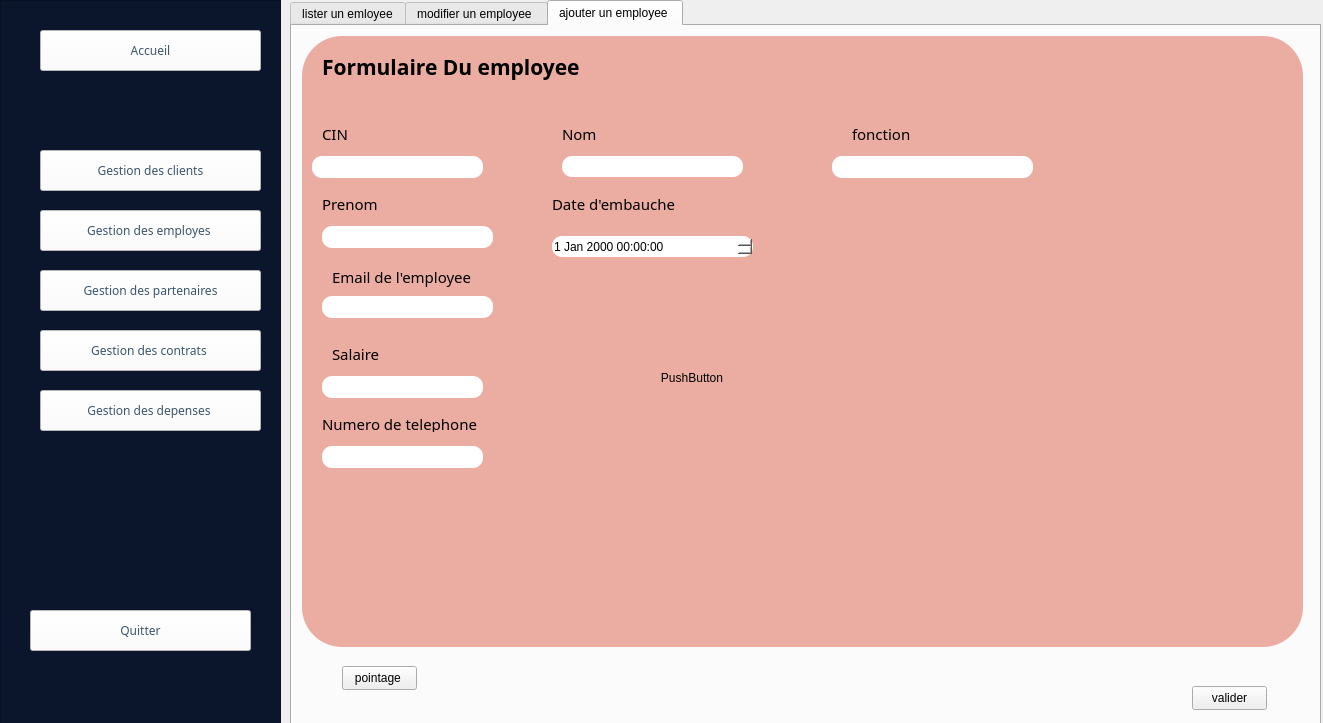
<?xml version="1.0" encoding="UTF-8"?>
<ui version="4.0">
 <class>nour</class>
 <widget class="QDialog" name="nour">
  <property name="geometry">
   <rect>
    <x>0</x>
    <y>0</y>
    <width>1323</width>
    <height>723</height>
   </rect>
  </property>
  <property name="windowTitle">
   <string>Dialog</string>
  </property>
  <widget class="QTabWidget" name="tabWidget">
   <property name="geometry">
    <rect>
     <x>290</x>
     <y>0</y>
     <width>1031</width>
     <height>751</height>
    </rect>
   </property>
   <property name="currentIndex">
    <number>2</number>
   </property>
   <widget class="QWidget" name="tab">
    <attribute name="title">
     <string>lister un emloyee</string>
    </attribute>
    <widget class="QWidget" name="widget_4" native="true">
     <property name="geometry">
      <rect>
       <x>10</x>
       <y>10</y>
       <width>1011</width>
       <height>661</height>
      </rect>
     </property>
     <property name="styleSheet">
      <string notr="true">background-color: rgb(235, 172, 162);
</string>
     </property>
     <widget class="QPushButton" name="pushButton_19">
      <property name="geometry">
       <rect>
        <x>30</x>
        <y>20</y>
        <width>171</width>
        <height>41</height>
       </rect>
      </property>
      <property name="font">
       <font>
        <family>Showcard Gothic</family>
        <pointsize>10</pointsize>
       </font>
      </property>
      <property name="styleSheet">
       <string notr="true">color: rgb(59, 85, 109);
background-color: rgb(255, 255, 255);</string>
      </property>
      <property name="text">
       <string>Supprimer </string>
      </property>
     </widget>
     <widget class="QPushButton" name="pushButton_21">
      <property name="geometry">
       <rect>
        <x>220</x>
        <y>20</y>
        <width>171</width>
        <height>41</height>
       </rect>
      </property>
      <property name="font">
       <font>
        <family>Showcard Gothic</family>
        <pointsize>10</pointsize>
       </font>
      </property>
      <property name="styleSheet">
       <string notr="true">color: rgb(59, 85, 109);
background-color: rgb(255, 255, 255);</string>
      </property>
      <property name="text">
       <string>Pdf</string>
      </property>
     </widget>
     <widget class="QPushButton" name="pushButton_22">
      <property name="geometry">
       <rect>
        <x>40</x>
        <y>490</y>
        <width>171</width>
        <height>41</height>
       </rect>
      </property>
      <property name="font">
       <font>
        <family>Showcard Gothic</family>
        <pointsize>10</pointsize>
       </font>
      </property>
      <property name="styleSheet">
       <string notr="true">color: rgb(59, 85, 109);
background-color: rgb(255, 255, 255);</string>
      </property>
      <property name="text">
       <string>Update </string>
      </property>
     </widget>
     <widget class="QTableView" name="tableView">
      <property name="geometry">
       <rect>
        <x>30</x>
        <y>130</y>
        <width>971</width>
        <height>341</height>
       </rect>
      </property>
      <property name="font">
       <font>
        <family>Trebuchet MS</family>
        <pointsize>9</pointsize>
        <italic>true</italic>
        <bold>false</bold>
       </font>
      </property>
      <property name="styleSheet">
       <string notr="true">

font: italic 9pt &quot;Trebuchet MS&quot;;</string>
      </property>
     </widget>
     <widget class="QPushButton" name="pushButton_23">
      <property name="geometry">
       <rect>
        <x>410</x>
        <y>20</y>
        <width>171</width>
        <height>41</height>
       </rect>
      </property>
      <property name="font">
       <font>
        <family>Showcard Gothic</family>
        <pointsize>10</pointsize>
       </font>
      </property>
      <property name="styleSheet">
       <string notr="true">color: rgb(59, 85, 109);
background-color: rgb(255, 255, 255);</string>
      </property>
      <property name="text">
       <string>Tri</string>
      </property>
     </widget>
     <widget class="QLineEdit" name="lineEdit_2">
      <property name="geometry">
       <rect>
        <x>30</x>
        <y>80</y>
        <width>251</width>
        <height>31</height>
       </rect>
      </property>
      <property name="styleSheet">
       <string notr="true">background-color: rgb(255, 255, 255);
border-radius: 10px;</string>
      </property>
      <property name="placeholderText">
       <string>  Recheche</string>
      </property>
     </widget>
     <widget class="QPushButton" name="pushButton_25">
      <property name="geometry">
       <rect>
        <x>240</x>
        <y>80</y>
        <width>31</width>
        <height>31</height>
       </rect>
      </property>
      <property name="styleSheet">
       <string notr="true">background-color: rgb(255, 255, 255);</string>
      </property>
      <property name="text">
       <string/>
      </property>
      <property name="icon">
       <iconset>
        <normaloff>../../../Pictures/research.png</normaloff>../../../Pictures/research.png</iconset>
      </property>
     </widget>
    </widget>
   </widget>
   <widget class="QWidget" name="widget">
    <attribute name="title">
     <string>modifier un employee </string>
    </attribute>
    <widget class="QWidget" name="widget_3" native="true">
     <property name="geometry">
      <rect>
       <x>20</x>
       <y>20</y>
       <width>861</width>
       <height>621</height>
      </rect>
     </property>
     <property name="styleSheet">
      <string notr="true">/*background-color: rgb(235, 172, 162);*/
/*background-color: rgb(190, 211, 195);*/
/*background-color: rgb(95, 194, 186);*/
background-color: rgb(235, 172, 162);
border-radius: 40px;</string>
     </property>
     <widget class="QLineEdit" name="cin_2">
      <property name="geometry">
       <rect>
        <x>10</x>
        <y>120</y>
        <width>171</width>
        <height>22</height>
       </rect>
      </property>
      <property name="font">
       <font>
        <family>Segoe Print</family>
        <bold>false</bold>
       </font>
      </property>
      <property name="styleSheet">
       <string notr="true">background-color: rgb(255, 255, 255);
border-radius: 10px;
</string>
      </property>
     </widget>
     <widget class="QLabel" name="label_8">
      <property name="geometry">
       <rect>
        <x>20</x>
        <y>90</y>
        <width>131</width>
        <height>16</height>
       </rect>
      </property>
      <property name="font">
       <font>
        <family>Segoe Print</family>
        <pointsize>11</pointsize>
        <bold>false</bold>
       </font>
      </property>
      <property name="text">
       <string>CIN</string>
      </property>
     </widget>
     <widget class="QLineEdit" name="prenom_2">
      <property name="geometry">
       <rect>
        <x>20</x>
        <y>190</y>
        <width>171</width>
        <height>22</height>
       </rect>
      </property>
      <property name="font">
       <font>
        <family>Segoe Print</family>
       </font>
      </property>
      <property name="styleSheet">
       <string notr="true">background-color: rgb(255, 255, 255);
border-radius: 10px;</string>
      </property>
     </widget>
     <widget class="QLineEdit" name="email_2">
      <property name="geometry">
       <rect>
        <x>20</x>
        <y>260</y>
        <width>171</width>
        <height>22</height>
       </rect>
      </property>
      <property name="font">
       <font>
        <family>Segoe Print</family>
       </font>
      </property>
      <property name="styleSheet">
       <string notr="true">background-color: rgb(255, 255, 255);
border-radius: 10px;</string>
      </property>
     </widget>
     <widget class="QLineEdit" name="nom_2">
      <property name="geometry">
       <rect>
        <x>260</x>
        <y>120</y>
        <width>181</width>
        <height>21</height>
       </rect>
      </property>
      <property name="font">
       <font>
        <family>Segoe Print</family>
       </font>
      </property>
      <property name="styleSheet">
       <string notr="true">background-color: rgb(255, 255, 255);
border-radius: 10px;</string>
      </property>
     </widget>
     <widget class="QLineEdit" name="salaire_2">
      <property name="geometry">
       <rect>
        <x>20</x>
        <y>340</y>
        <width>161</width>
        <height>22</height>
       </rect>
      </property>
      <property name="font">
       <font>
        <family>Segoe Print</family>
       </font>
      </property>
      <property name="styleSheet">
       <string notr="true">background-color: rgb(255, 255, 255);
border-radius: 10px;
</string>
      </property>
     </widget>
     <widget class="QLineEdit" name="fonction_2">
      <property name="geometry">
       <rect>
        <x>530</x>
        <y>120</y>
        <width>201</width>
        <height>22</height>
       </rect>
      </property>
      <property name="font">
       <font>
        <family>Segoe Print</family>
       </font>
      </property>
      <property name="styleSheet">
       <string notr="true">background-color: rgb(255, 255, 255);
border-radius: 10px;</string>
      </property>
     </widget>
     <widget class="QLabel" name="label_11">
      <property name="geometry">
       <rect>
        <x>20</x>
        <y>160</y>
        <width>131</width>
        <height>16</height>
       </rect>
      </property>
      <property name="font">
       <font>
        <family>Segoe Print</family>
        <pointsize>11</pointsize>
        <bold>false</bold>
       </font>
      </property>
      <property name="text">
       <string>Prenom</string>
      </property>
     </widget>
     <widget class="QLabel" name="label_12">
      <property name="geometry">
       <rect>
        <x>30</x>
        <y>230</y>
        <width>171</width>
        <height>21</height>
       </rect>
      </property>
      <property name="font">
       <font>
        <family>Segoe Print</family>
        <pointsize>11</pointsize>
        <bold>false</bold>
       </font>
      </property>
      <property name="text">
       <string>Email de l'employee</string>
      </property>
     </widget>
     <widget class="QLabel" name="label_13">
      <property name="geometry">
       <rect>
        <x>30</x>
        <y>310</y>
        <width>161</width>
        <height>16</height>
       </rect>
      </property>
      <property name="font">
       <font>
        <family>Segoe Print</family>
        <pointsize>11</pointsize>
        <bold>false</bold>
       </font>
      </property>
      <property name="text">
       <string>Salaire</string>
      </property>
     </widget>
     <widget class="QLabel" name="label_14">
      <property name="geometry">
       <rect>
        <x>20</x>
        <y>380</y>
        <width>201</width>
        <height>16</height>
       </rect>
      </property>
      <property name="font">
       <font>
        <family>Segoe Print</family>
        <pointsize>11</pointsize>
        <bold>false</bold>
       </font>
      </property>
      <property name="text">
       <string>Numero de telephone </string>
      </property>
     </widget>
     <widget class="QLabel" name="label_15">
      <property name="geometry">
       <rect>
        <x>260</x>
        <y>90</y>
        <width>181</width>
        <height>16</height>
       </rect>
      </property>
      <property name="font">
       <font>
        <family>Segoe Print</family>
        <pointsize>11</pointsize>
        <bold>false</bold>
       </font>
      </property>
      <property name="text">
       <string>Nom</string>
      </property>
     </widget>
     <widget class="QLabel" name="label_16">
      <property name="geometry">
       <rect>
        <x>250</x>
        <y>160</y>
        <width>151</width>
        <height>16</height>
       </rect>
      </property>
      <property name="font">
       <font>
        <family>Segoe Print</family>
        <pointsize>11</pointsize>
        <bold>false</bold>
       </font>
      </property>
      <property name="text">
       <string>Date d'embauche </string>
      </property>
     </widget>
     <widget class="QLabel" name="label_17">
      <property name="geometry">
       <rect>
        <x>20</x>
        <y>10</y>
        <width>351</width>
        <height>41</height>
       </rect>
      </property>
      <property name="font">
       <font>
        <family>Segoe Print</family>
        <pointsize>16</pointsize>
        <bold>true</bold>
       </font>
      </property>
      <property name="styleSheet">
       <string notr="true">color: rgb(0, 0, 0);</string>
      </property>
      <property name="text">
       <string>Modifier un employee</string>
      </property>
     </widget>
     <widget class="QLabel" name="label_18">
      <property name="geometry">
       <rect>
        <x>550</x>
        <y>90</y>
        <width>181</width>
        <height>16</height>
       </rect>
      </property>
      <property name="font">
       <font>
        <family>Segoe Print</family>
        <pointsize>11</pointsize>
        <bold>false</bold>
       </font>
      </property>
      <property name="text">
       <string>fonction</string>
      </property>
     </widget>
     <widget class="QLineEdit" name="numero_2">
      <property name="geometry">
       <rect>
        <x>20</x>
        <y>410</y>
        <width>161</width>
        <height>22</height>
       </rect>
      </property>
      <property name="font">
       <font>
        <family>Segoe Print</family>
       </font>
      </property>
      <property name="styleSheet">
       <string notr="true">background-color: rgb(255, 255, 255);
border-radius: 10px;
</string>
      </property>
     </widget>
     <widget class="QDateTimeEdit" name="deb_2">
      <property name="geometry">
       <rect>
        <x>250</x>
        <y>200</y>
        <width>201</width>
        <height>21</height>
       </rect>
      </property>
      <property name="styleSheet">
       <string notr="true">background-color: rgb(255, 255, 255);
border-radius: 10px;</string>
      </property>
     </widget>
    </widget>
    <widget class="QPushButton" name="pushButton_9">
     <property name="geometry">
      <rect>
       <x>860</x>
       <y>650</y>
       <width>151</width>
       <height>31</height>
      </rect>
     </property>
     <property name="font">
      <font>
       <family>Segoe Print</family>
       <pointsize>10</pointsize>
       <bold>true</bold>
      </font>
     </property>
     <property name="styleSheet">
      <string notr="true">background-color: rgb(255, 255, 255);
</string>
     </property>
     <property name="text">
      <string>valider </string>
     </property>
    </widget>
   </widget>
   <widget class="QWidget" name="tab_2">
    <attribute name="title">
     <string>ajouter un employee </string>
    </attribute>
    <widget class="QWidget" name="widget_2" native="true">
     <property name="geometry">
      <rect>
       <x>10</x>
       <y>10</y>
       <width>1001</width>
       <height>611</height>
      </rect>
     </property>
     <property name="styleSheet">
      <string notr="true">/*background-color: rgb(235, 172, 162);*/
/*background-color: rgb(190, 211, 195);*/
/*background-color: rgb(95, 194, 186);*/
background-color: rgb(235, 172, 162);
border-radius: 40px;</string>
     </property>
     <widget class="QLineEdit" name="cin">
      <property name="geometry">
       <rect>
        <x>10</x>
        <y>120</y>
        <width>171</width>
        <height>22</height>
       </rect>
      </property>
      <property name="font">
       <font>
        <family>Segoe Print</family>
        <bold>false</bold>
       </font>
      </property>
      <property name="styleSheet">
       <string notr="true">background-color: rgb(255, 255, 255);
border-radius: 10px;
</string>
      </property>
     </widget>
     <widget class="QLabel" name="label">
      <property name="geometry">
       <rect>
        <x>20</x>
        <y>90</y>
        <width>131</width>
        <height>16</height>
       </rect>
      </property>
      <property name="font">
       <font>
        <family>Segoe Print</family>
        <pointsize>11</pointsize>
        <bold>false</bold>
       </font>
      </property>
      <property name="text">
       <string>CIN</string>
      </property>
     </widget>
     <widget class="QLineEdit" name="prenom">
      <property name="geometry">
       <rect>
        <x>20</x>
        <y>190</y>
        <width>171</width>
        <height>22</height>
       </rect>
      </property>
      <property name="font">
       <font>
        <family>Segoe Print</family>
       </font>
      </property>
      <property name="styleSheet">
       <string notr="true">background-color: rgb(255, 255, 255);
border-radius: 10px;</string>
      </property>
     </widget>
     <widget class="QLineEdit" name="email">
      <property name="geometry">
       <rect>
        <x>20</x>
        <y>260</y>
        <width>171</width>
        <height>22</height>
       </rect>
      </property>
      <property name="font">
       <font>
        <family>Segoe Print</family>
       </font>
      </property>
      <property name="styleSheet">
       <string notr="true">background-color: rgb(255, 255, 255);
border-radius: 10px;</string>
      </property>
     </widget>
     <widget class="QLineEdit" name="nom">
      <property name="geometry">
       <rect>
        <x>260</x>
        <y>120</y>
        <width>181</width>
        <height>21</height>
       </rect>
      </property>
      <property name="font">
       <font>
        <family>Segoe Print</family>
       </font>
      </property>
      <property name="styleSheet">
       <string notr="true">background-color: rgb(255, 255, 255);
border-radius: 10px;</string>
      </property>
     </widget>
     <widget class="QLineEdit" name="salaire">
      <property name="geometry">
       <rect>
        <x>20</x>
        <y>340</y>
        <width>161</width>
        <height>22</height>
       </rect>
      </property>
      <property name="font">
       <font>
        <family>Segoe Print</family>
       </font>
      </property>
      <property name="styleSheet">
       <string notr="true">background-color: rgb(255, 255, 255);
border-radius: 10px;
</string>
      </property>
     </widget>
     <widget class="QLineEdit" name="fonction">
      <property name="geometry">
       <rect>
        <x>530</x>
        <y>120</y>
        <width>201</width>
        <height>22</height>
       </rect>
      </property>
      <property name="font">
       <font>
        <family>Segoe Print</family>
       </font>
      </property>
      <property name="styleSheet">
       <string notr="true">background-color: rgb(255, 255, 255);
border-radius: 10px;</string>
      </property>
     </widget>
     <widget class="QLabel" name="label_5">
      <property name="geometry">
       <rect>
        <x>20</x>
        <y>160</y>
        <width>131</width>
        <height>16</height>
       </rect>
      </property>
      <property name="font">
       <font>
        <family>Segoe Print</family>
        <pointsize>11</pointsize>
        <bold>false</bold>
       </font>
      </property>
      <property name="text">
       <string>Prenom</string>
      </property>
     </widget>
     <widget class="QLabel" name="label_2">
      <property name="geometry">
       <rect>
        <x>30</x>
        <y>230</y>
        <width>171</width>
        <height>21</height>
       </rect>
      </property>
      <property name="font">
       <font>
        <family>Segoe Print</family>
        <pointsize>11</pointsize>
        <bold>false</bold>
       </font>
      </property>
      <property name="text">
       <string>Email de l'employee</string>
      </property>
     </widget>
     <widget class="QLabel" name="label_3">
      <property name="geometry">
       <rect>
        <x>30</x>
        <y>310</y>
        <width>161</width>
        <height>16</height>
       </rect>
      </property>
      <property name="font">
       <font>
        <family>Segoe Print</family>
        <pointsize>11</pointsize>
        <bold>false</bold>
       </font>
      </property>
      <property name="text">
       <string>Salaire</string>
      </property>
     </widget>
     <widget class="QLabel" name="label_6">
      <property name="geometry">
       <rect>
        <x>20</x>
        <y>380</y>
        <width>201</width>
        <height>16</height>
       </rect>
      </property>
      <property name="font">
       <font>
        <family>Segoe Print</family>
        <pointsize>11</pointsize>
        <bold>false</bold>
       </font>
      </property>
      <property name="text">
       <string>Numero de telephone </string>
      </property>
     </widget>
     <widget class="QLabel" name="label_4">
      <property name="geometry">
       <rect>
        <x>260</x>
        <y>90</y>
        <width>181</width>
        <height>16</height>
       </rect>
      </property>
      <property name="font">
       <font>
        <family>Segoe Print</family>
        <pointsize>11</pointsize>
        <bold>false</bold>
       </font>
      </property>
      <property name="text">
       <string>Nom</string>
      </property>
     </widget>
     <widget class="QLabel" name="label_9">
      <property name="geometry">
       <rect>
        <x>250</x>
        <y>160</y>
        <width>151</width>
        <height>16</height>
       </rect>
      </property>
      <property name="font">
       <font>
        <family>Segoe Print</family>
        <pointsize>11</pointsize>
        <bold>false</bold>
       </font>
      </property>
      <property name="text">
       <string>Date d'embauche </string>
      </property>
     </widget>
     <widget class="QLabel" name="label_7">
      <property name="geometry">
       <rect>
        <x>20</x>
        <y>10</y>
        <width>351</width>
        <height>41</height>
       </rect>
      </property>
      <property name="font">
       <font>
        <family>Segoe Print</family>
        <pointsize>16</pointsize>
        <bold>true</bold>
       </font>
      </property>
      <property name="styleSheet">
       <string notr="true">color: rgb(0, 0, 0);</string>
      </property>
      <property name="text">
       <string>Formulaire Du employee </string>
      </property>
     </widget>
     <widget class="QLabel" name="label_10">
      <property name="geometry">
       <rect>
        <x>550</x>
        <y>90</y>
        <width>181</width>
        <height>16</height>
       </rect>
      </property>
      <property name="font">
       <font>
        <family>Segoe Print</family>
        <pointsize>11</pointsize>
        <bold>false</bold>
       </font>
      </property>
      <property name="text">
       <string>fonction</string>
      </property>
     </widget>
     <widget class="QLineEdit" name="numero">
      <property name="geometry">
       <rect>
        <x>20</x>
        <y>410</y>
        <width>161</width>
        <height>22</height>
       </rect>
      </property>
      <property name="font">
       <font>
        <family>Segoe Print</family>
       </font>
      </property>
      <property name="styleSheet">
       <string notr="true">background-color: rgb(255, 255, 255);
border-radius: 10px;
</string>
      </property>
     </widget>
     <widget class="QDateTimeEdit" name="de">
      <property name="geometry">
       <rect>
        <x>250</x>
        <y>200</y>
        <width>201</width>
        <height>21</height>
       </rect>
      </property>
      <property name="styleSheet">
       <string notr="true">background-color: rgb(255, 255, 255);
border-radius: 10px;</string>
      </property>
     </widget>
     <widget class="QPushButton" name="pushButton_10">
      <property name="geometry">
       <rect>
        <x>350</x>
        <y>330</y>
        <width>80</width>
        <height>24</height>
       </rect>
      </property>
      <property name="text">
       <string>PushButton</string>
      </property>
     </widget>
    </widget>
    <widget class="QPushButton" name="pushButton_8">
     <property name="geometry">
      <rect>
       <x>900</x>
       <y>660</y>
       <width>75</width>
       <height>24</height>
      </rect>
     </property>
     <property name="text">
      <string>valider</string>
     </property>
    </widget>
    <widget class="QPushButton" name="pushButton_11">
     <property name="geometry">
      <rect>
       <x>50</x>
       <y>640</y>
       <width>75</width>
       <height>24</height>
      </rect>
     </property>
     <property name="text">
      <string>pointage </string>
     </property>
    </widget>
   </widget>
  </widget>
  <widget class="QFrame" name="frame">
   <property name="geometry">
    <rect>
     <x>0</x>
     <y>0</y>
     <width>281</width>
     <height>791</height>
    </rect>
   </property>
   <property name="styleSheet">
    <string notr="true">background-color: rgb(11, 22, 44);</string>
   </property>
   <property name="frameShape">
    <enum>QFrame::StyledPanel</enum>
   </property>
   <property name="frameShadow">
    <enum>QFrame::Raised</enum>
   </property>
   <widget class="QPushButton" name="pushButton">
    <property name="geometry">
     <rect>
      <x>40</x>
      <y>30</y>
      <width>221</width>
      <height>41</height>
     </rect>
    </property>
    <property name="font">
     <font>
      <family>Showcard Gothic</family>
     </font>
    </property>
    <property name="styleSheet">
     <string notr="true">background-color: rgb(255, 255, 255);
color: rgb(59, 85, 109);
  padding: 10px ;</string>
    </property>
    <property name="text">
     <string>Accueil</string>
    </property>
   </widget>
   <widget class="QPushButton" name="pushButton_2">
    <property name="geometry">
     <rect>
      <x>40</x>
      <y>150</y>
      <width>221</width>
      <height>41</height>
     </rect>
    </property>
    <property name="font">
     <font>
      <family>Showcard Gothic</family>
     </font>
    </property>
    <property name="styleSheet">
     <string notr="true">background-color: rgb(255, 255, 255);
color: rgb(59, 85, 109);</string>
    </property>
    <property name="text">
     <string>Gestion des clients</string>
    </property>
   </widget>
   <widget class="QPushButton" name="pushButton_3">
    <property name="geometry">
     <rect>
      <x>40</x>
      <y>210</y>
      <width>221</width>
      <height>41</height>
     </rect>
    </property>
    <property name="font">
     <font>
      <family>Showcard Gothic</family>
     </font>
    </property>
    <property name="styleSheet">
     <string notr="true">background-color: rgb(255, 255, 255);
color: rgb(59, 85, 109);</string>
    </property>
    <property name="text">
     <string>Gestion des employes </string>
    </property>
   </widget>
   <widget class="QPushButton" name="pushButton_4">
    <property name="geometry">
     <rect>
      <x>40</x>
      <y>270</y>
      <width>221</width>
      <height>41</height>
     </rect>
    </property>
    <property name="font">
     <font>
      <family>Showcard Gothic</family>
     </font>
    </property>
    <property name="styleSheet">
     <string notr="true">background-color: rgb(255, 255, 255);
color: rgb(59, 85, 109);</string>
    </property>
    <property name="text">
     <string>Gestion des partenaires</string>
    </property>
   </widget>
   <widget class="QPushButton" name="pushButton_5">
    <property name="geometry">
     <rect>
      <x>40</x>
      <y>330</y>
      <width>221</width>
      <height>41</height>
     </rect>
    </property>
    <property name="font">
     <font>
      <family>Showcard Gothic</family>
     </font>
    </property>
    <property name="styleSheet">
     <string notr="true">background-color: rgb(255, 255, 255);
color: rgb(59, 85, 109);</string>
    </property>
    <property name="text">
     <string>Gestion des contrats </string>
    </property>
   </widget>
   <widget class="QPushButton" name="pushButton_6">
    <property name="geometry">
     <rect>
      <x>40</x>
      <y>390</y>
      <width>221</width>
      <height>41</height>
     </rect>
    </property>
    <property name="font">
     <font>
      <family>Showcard Gothic</family>
     </font>
    </property>
    <property name="styleSheet">
     <string notr="true">background-color: rgb(255, 255, 255);
color: rgb(59, 85, 109);</string>
    </property>
    <property name="text">
     <string>Gestion des depenses </string>
    </property>
   </widget>
   <widget class="QPushButton" name="pushButton_7">
    <property name="geometry">
     <rect>
      <x>30</x>
      <y>610</y>
      <width>221</width>
      <height>41</height>
     </rect>
    </property>
    <property name="font">
     <font>
      <family>Showcard Gothic</family>
     </font>
    </property>
    <property name="styleSheet">
     <string notr="true">background-color: rgb(255, 255, 255);
color: rgb(59, 85, 109);</string>
    </property>
    <property name="text">
     <string>Quitter</string>
    </property>
   </widget>
  </widget>
 </widget>
 <resources/>
 <connections/>
</ui>
